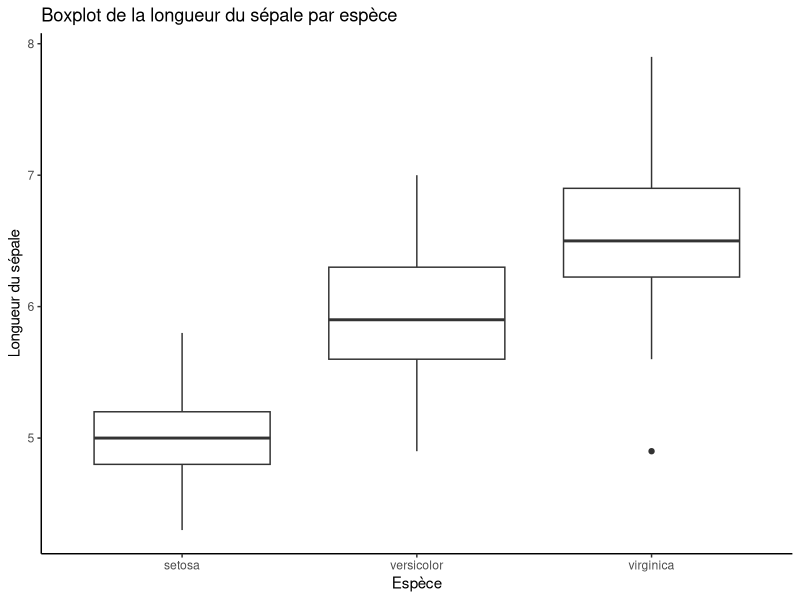
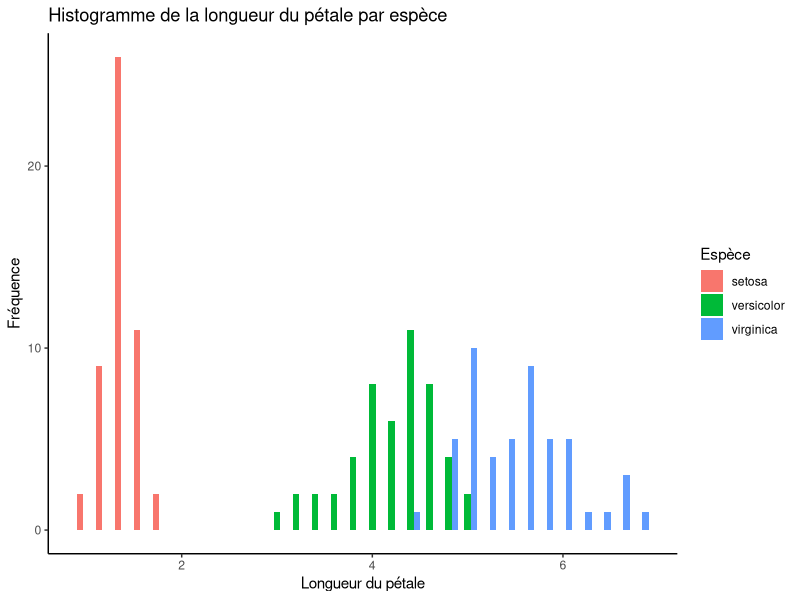
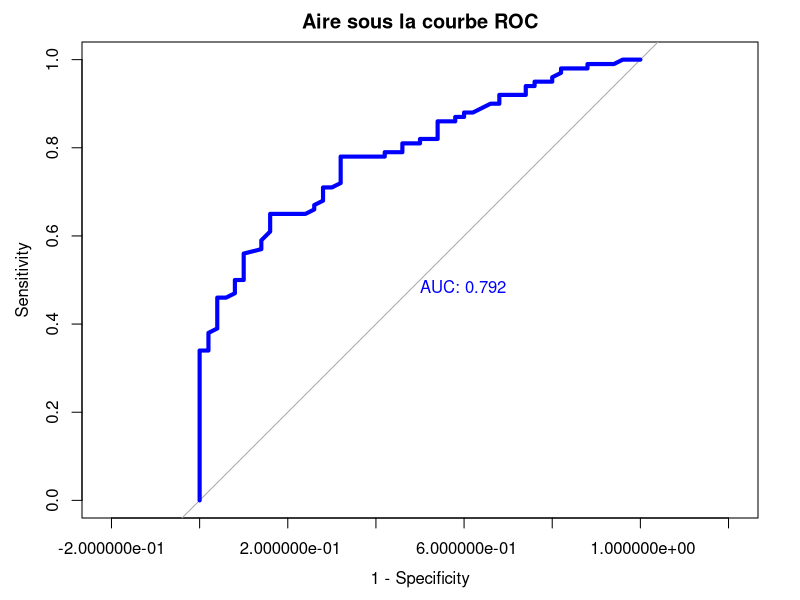
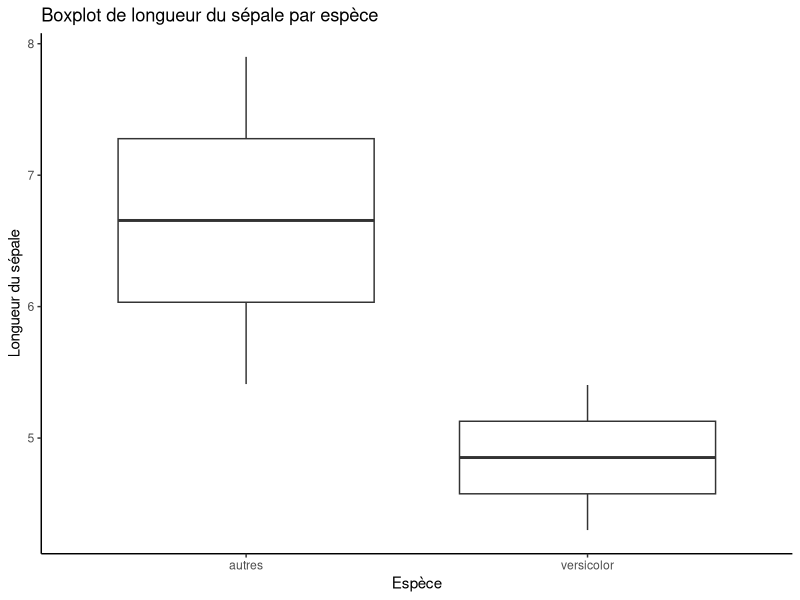
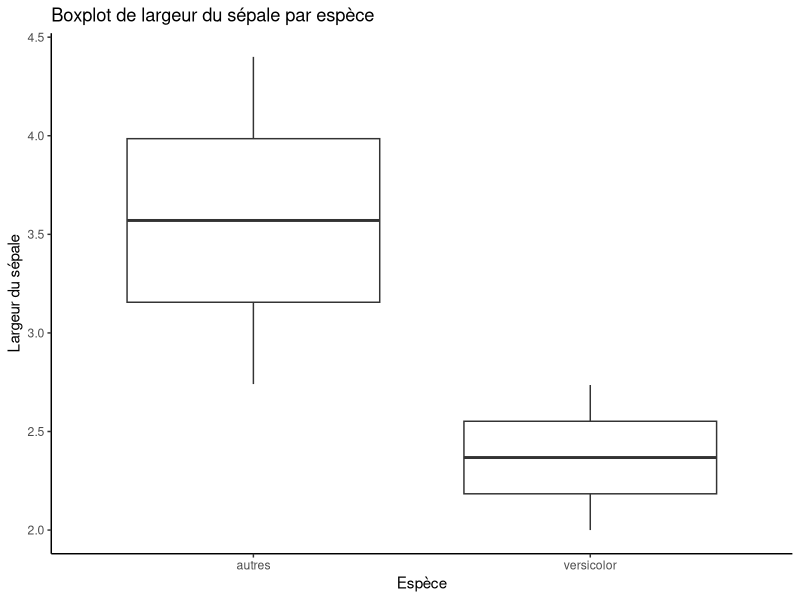

Here is the R script that generated these plots, in order:
## ---- chunk 1
knitr::opts_chunk$set(echo = TRUE, include=TRUE, message  = FALSE, warning=FALSE)
## ---- chunk 2

# ggplot2 pour les visualisations
library(ggplot2)
# dplyr pour la manipulation des données
library(dplyr)
# caret pour l'évaluation des performances
library(caret)
# pROC calcul de l'AUC
library(pROC)
## ---- chunk 3
# Chargement du jeu de données iris
data(iris)

# Affichage des premières lignes du jeu de données
head(iris)
## ---- chunk 4

# Boxplot
ggplot(iris, aes(x = Species, y = Sepal.Length)) +
  geom_boxplot() +
  labs(title = "Boxplot de la longueur du sépale par espèce",
       x = "Espèce",
       y = "Longueur du sépale") +
  theme_classic()


# Histogramme 
ggplot(iris, aes(x = Petal.Length, fill = Species)) +
  geom_histogram(binwidth = 0.2, position = "dodge") +
  labs(title = "Histogramme de la longueur du pétale par espèce",
       x = "Longueur du pétale",
       y = "Fréquence",
       fill = "Espèce") +
  theme_classic()
## ---- chunk 5

# Sélection des variables pertinentes pour le modèle logistique
iris_logistic <- iris %>%
  select(Sepal.Length, Sepal.Width, Species)

# Conversion de la variable cible "Species" en variable binaire
iris_logistic$Species <- ifelse(iris_logistic$Species == "versicolor", 1, 0)

# Construction du modèle logistique
model <- glm(Species ~ Sepal.Length + Sepal.Width, 
             data = iris_logistic, 
             family = "binomial")
summary(model)
## ---- chunk 6
# coefficients
round(exp(model$coefficients),2)

# intervalle de confiance à 95% des coefficients
round(exp(confint(model)),5)

# Prédictions
predictions <- predict(model, newdata = iris_logistic, 
                       type = "response")

# Choix du seuil de probabilité supérieur à 0.5 
predictions <- ifelse(predictions > 0.5, 1, 0)

predictions_class <- factor(predictions, 
                            labels = c("versicolor", "autres"),
                            levels = c(1,0))
observation_class <- factor(iris_logistic$Species, 
                            labels = c("versicolor", "autres"),
                            levels = c(1,0))
# Table de confusion
result <- confusionMatrix(predictions_class, observation_class, 
                          positive = "versicolor")
print(result)
# AUC
predictions <- predict(model, type = "response")

versicolor_ROC <- roc(observation_class, predictions,
                   plot=TRUE,
                   print.auc=TRUE,col="blue",
                   lwd =4,legacy.axes=TRUE,main="Aire sous la courbe ROC")

# intervalle de confiance 95% de l'auc
ci(versicolor_ROC)
## ---- chunk 7

# Génération de 500 nouvelles valeurs de poids : wt
new_data <- data.frame(
  Sepal.Length = seq(min(iris_logistic$Sepal.Length),
                     max(iris_logistic$Sepal.Length),len = 500),
  Sepal.Width = seq(min(iris_logistic$Sepal.Width), 
                    max(iris_logistic$Sepal.Width),len = 500)
 )

# Prédictions de am associées aux nouvelles valeurs de sépales
new_data$espece <- predict(model, new_data, type="response")
new_data$espece  <- ifelse(new_data$espece > 0.5, "versicolor","autres")


ggplot(new_data, aes(x = espece, y = Sepal.Length))+
  geom_boxplot() +
  labs(title = "Boxplot de longueur du sépale par espèce",
       x = "Espèce",
       y = "Longueur du sépale") +
  theme_classic()

ggplot(new_data, aes(x = espece, y = Sepal.Width))+
  geom_boxplot() +
  labs(title = "Boxplot de largeur du sépale par espèce",
       x = "Espèce",
       y = "Largeur du sépale") +
  theme_classic()

  
